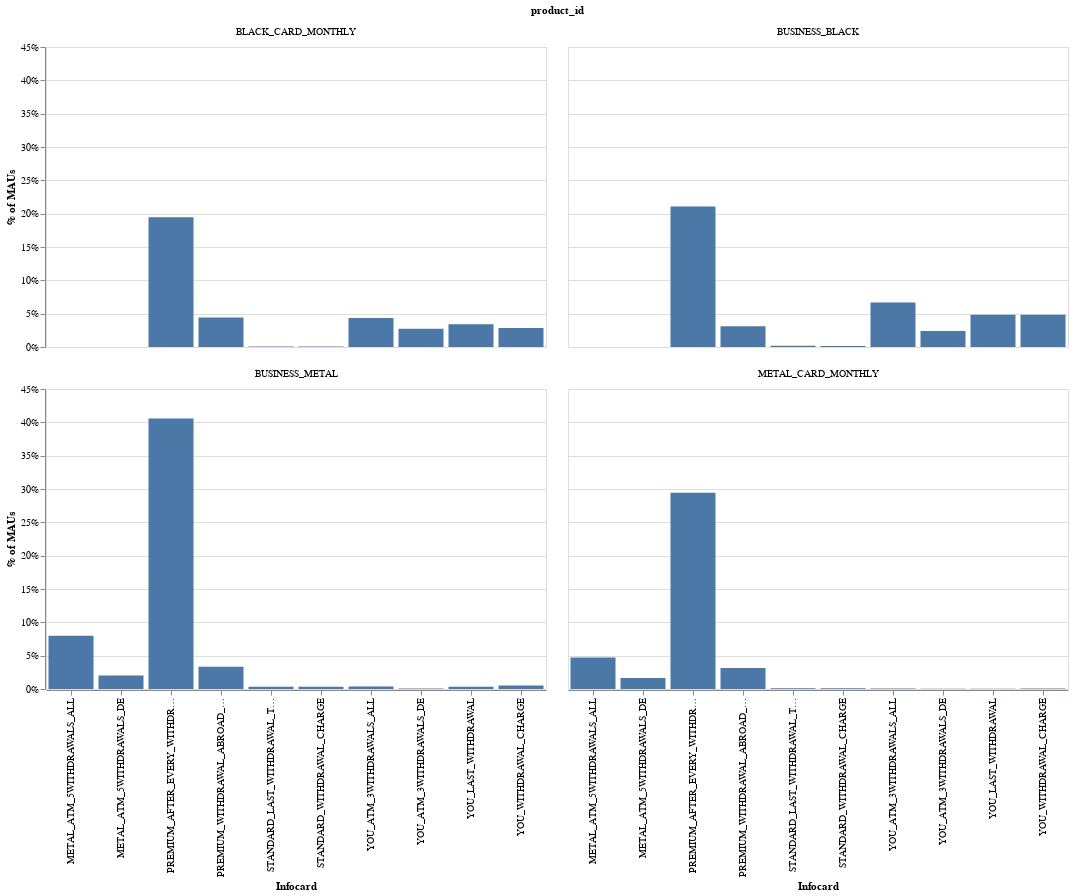

Here is the notebook cell this chart was saved with:
### Code cell
df = pd.read_csv("infocards.csv")

df["name"] = df["name"].str.replace("MEM_UPGRADE_", "")
df["name"] = df["name"].str.replace("MEM_VALUEREMINDER_", "")

df["x"] = 1
df = df.groupby(["user_id", "name"])["x"].agg("sum").reset_index()

df = (
    pd.pivot_table(
        df.loc[:, ["user_id", "x", "name"]], columns=["name"], index=["user_id"]
    )
    .fillna(0)
    .reset_index()
)
df.columns = df.columns.map("".join).str.strip("")
df.columns = df.columns.str.replace("x", "")
# merge to activity table.
active = pd.read_csv("active.csv")

# only keep those that are currently MAUs
active = active.loc[(active["mau"] == 1) & (active["week"] == "2020-44"), :]
active = active.loc[active["product_id"] != "FLEX_ACCOUNT_MONTHLY", :]
active = active.loc[active["segment"] == True, :]
active = active.drop(columns=["segment", "market", "mau", "atm", "atm.1", "week"])

active = active.merge(df, left_on=["user_id"], right_on=["user_id"], how="left").fillna(
    0
)
active = active.loc[active["product_id"] != 0, :]

# make it long again.
active = pd.melt(active, id_vars=["user_id", "product_id"]).reset_index()

# replace values > 1 by 1
active.loc[active["value"] > 1, "value"] = 1

active = active.groupby(["product_id", "variable"])["value"].agg("mean").reset_index()


alt.Chart(
    active.loc[active["product_id"].isin(["STANDARD", "BUSINESS_CARD"]) == False, :]
).mark_bar().encode(
    x=alt.X("variable:N", axis=alt.Axis(title="Infocard")),
    y=alt.Y("value:Q", axis=alt.Axis(format="%", title="% of MAUs")),
).properties(
    width=500, height=300
).facet(
    facet="product_id:N", columns=2
)

### Figure 1 — Vega-Lite specification as saved in the notebook (floating-point values rounded to 4 significant figures)
{"config": {"view": {"continuousWidth": 400, "continuousHeight": 300}}, "data": {"name": "data-feb7d2f7cc4066010b8c21d29db0887f"}, "facet": {"type": "nominal", "field": "product_id"}, "spec": {"mark": "bar", "encoding": {"x": {"type": "nominal", "axis": {"title": "Infocard"}, "field": "variable"}, "y": {"type": "quantitative", "axis": {"format": "%", "title": "% of MAUs"}, "field": "value"}}, "height": 300, "width": 500}, "columns": 2, "$schema": "https://vega.github.io/schema/vega-lite/v4.8.1.json", "datasets": {"data-feb7d2f7cc4066010b8c21d29db0887f": [{"product_id": "BLACK_CARD_MONTHLY", "variable": "METAL_ATM_5WITHDRAWALS_ALL", "value": 0.0}, {"product_id": "BLACK_CARD_MONTHLY", "variable": "METAL_ATM_5WITHDRAWALS_DE", "value": 0.0}, {"product_id": "BLACK_CARD_MONTHLY", "variable": "PREMIUM_AFTER_EVERY_WITHDRAWAL_TX_INFOCARD", "value": 0.1948}, {"product_id": "BLACK_CARD_MONTHLY", "variable": "PREMIUM_WITHDRAWAL_ABROAD_TX_INFOCARD", "value": 0.04438}, {"product_id": "BLACK_CARD_MONTHLY", "variable": "STANDARD_LAST_WITHDRAWAL_TX_INFOCARD", "value": 0.0007699}, {"product_id": "BLACK_CARD_MONTHLY", "variable": "STANDARD_WITHDRAWAL_CHARGE", "value": 0.0007575}, {"product_id": "BLACK_CARD_MONTHLY", "variable": "YOU_ATM_3WITHDRAWALS_ALL", "value": 0.04347}, {"product_id": "BLACK_CARD_MONTHLY", "variable": "YOU_ATM_3WITHDRAWALS_DE", "value": 0.02727}, {"product_id": "BLACK_CARD_MONTHLY", "variable": "YOU_LAST_WITHDRAWAL", "value": 0.03405}, {"product_id": "BLACK_CARD_MONTHLY", "variable": "YOU_WITHDRAWAL_CHARGE", "value": 0.02854}, {"product_id": "BUSINESS_BLACK", "variable": "METAL_ATM_5WITHDRAWALS_ALL", "value": 0.0}, {"product_id": "BUSINESS_BLACK", "variable": "METAL_ATM_5WITHDRAWALS_DE", "value": 0.0}, {"product_id": "BUSINESS_BLACK", "variable": "PREMIUM_AFTER_EVERY_WITHDRAWAL_TX_INFOCARD", "value": 0.2106}, {"product_id": "BUSINESS_BLACK", "variable": "PREMIUM_WITHDRAWAL_ABROAD_TX_INFOCARD", "value": 0.03109}, {"product_id": "BUSINESS_BLACK", "variable": "STANDARD_LAST_WITHDRAWAL_TX_INFOCARD", "value": 0.001861}, {"product_id": "BUSINESS_BLACK", "variable": "STANDARD_WITHDRAWAL_CHARGE", "value": 0.001561}, {"product_id": "BUSINESS_BLACK", "variable": "YOU_ATM_3WITHDRAWALS_ALL", "value": 0.06686}, {"product_id": "BUSINESS_BLACK", "variable": "YOU_ATM_3WITHDRAWALS_DE", "value": 0.02383}, {"product_id": "BUSINESS_BLACK", "variable": "YOU_LAST_WITHDRAWAL", "value": 0.0482}, {"product_id": "BUSINESS_BLACK", "variable": "YOU_WITHDRAWAL_CHARGE", "value": 0.0485}, {"product_id": "BUSINESS_METAL", "variable": "METAL_ATM_5WITHDRAWALS_ALL", "value": 0.0798}, {"product_id": "BUSINESS_METAL", "variable": "METAL_ATM_5WITHDRAWALS_DE", "value": 0.02039}, {"product_id": "BUSINESS_METAL", "variable": "PREMIUM_AFTER_EVERY_WITHDRAWAL_TX_INFOCARD", "value": 0.4056}, {"product_id": "BUSINESS_METAL", "variable": "PREMIUM_WITHDRAWAL_ABROAD_TX_INFOCARD", "value": 0.03356}, {"product_id": "BUSINESS_METAL", "variable": "STANDARD_LAST_WITHDRAWAL_TX_INFOCARD", "value": 0.00348}, {"product_id": "BUSINESS_METAL", "variable": "STANDARD_WITHDRAWAL_CHARGE", "value": 0.003232}, {"product_id": "BUSINESS_METAL", "variable": "YOU_ATM_3WITHDRAWALS_ALL", "value": 0.003853}, {"product_id": "BUSINESS_METAL", "variable": "YOU_ATM_3WITHDRAWALS_DE", "value": 0.0007458}, {"product_id": "BUSINESS_METAL", "variable": "YOU_LAST_WITHDRAWAL", "value": 0.003356}, {"product_id": "BUSINESS_METAL", "variable": "YOU_WITHDRAWAL_CHARGE", "value": 0.005221}, {"product_id": "METAL_CARD_MONTHLY", "variable": "METAL_ATM_5WITHDRAWALS_ALL", "value": 0.04717}, {"product_id": "METAL_CARD_MONTHLY", "variable": "METAL_ATM_5WITHDRAWALS_DE", "value": 0.0166}, {"product_id": "METAL_CARD_MONTHLY", "variable": "PREMIUM_AFTER_EVERY_WITHDRAWAL_TX_INFOCARD", "value": 0.2942}, {"product_id": "METAL_CARD_MONTHLY", "variable": "PREMIUM_WITHDRAWAL_ABROAD_TX_INFOCARD", "value": 0.03148}, {"product_id": "METAL_CARD_MONTHLY", "variable": "STANDARD_LAST_WITHDRAWAL_TX_INFOCARD", "value": 0.0009882}, {"product_id": "METAL_CARD_MONTHLY", "variable": "STANDARD_WITHDRAWAL_CHARGE", "value": 0.0009718}, {"product_id": "METAL_CARD_MONTHLY", "variable": "YOU_ATM_3WITHDRAWALS_ALL", "value": 0.0006918}, {"product_id": "METAL_CARD_MONTHLY", "variable": "YOU_ATM_3WITHDRAWALS_DE", "value": 0.0002141}, {"product_id": "METAL_CARD_MONTHLY", "variable": "YOU_LAST_WITHDRAWAL", "value": 0.0004447}, {"product_id": "METAL_CARD_MONTHLY", "variable": "YOU_WITHDRAWAL_CHARGE", "value": 0.0006424}]}}
